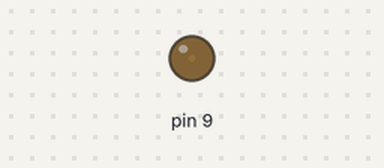
A sketch run on a simulated Arduino Uno, built with avr-gcc and run on an emulated ATmega328P. On the bench: output pins drawn as LEDs (lit = HIGH).

Above: at 0.05 s.
At 1.15 s:
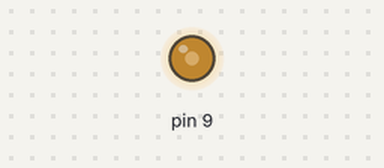
At 2.3 s:
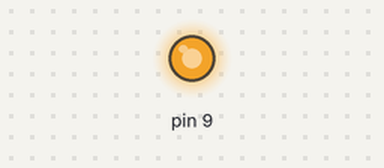
At 4.55 s:
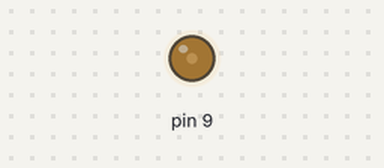
Timing chart, 0 to 6.7 s (numbered marks = the images above):
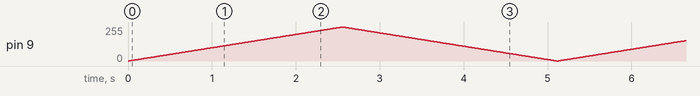

The sketch:

ino-fade-pwm.ino
```cpp
void setup() {
  pinMode(9, OUTPUT);
}

void loop() {
  for (int i = 0; i < 255; i++) {
    analogWrite(9, i);
    delay(10);
  }
  for (int i = 255; i >= 0; i--) {
    analogWrite(9, i);
    delay(10);
  }
}
```
